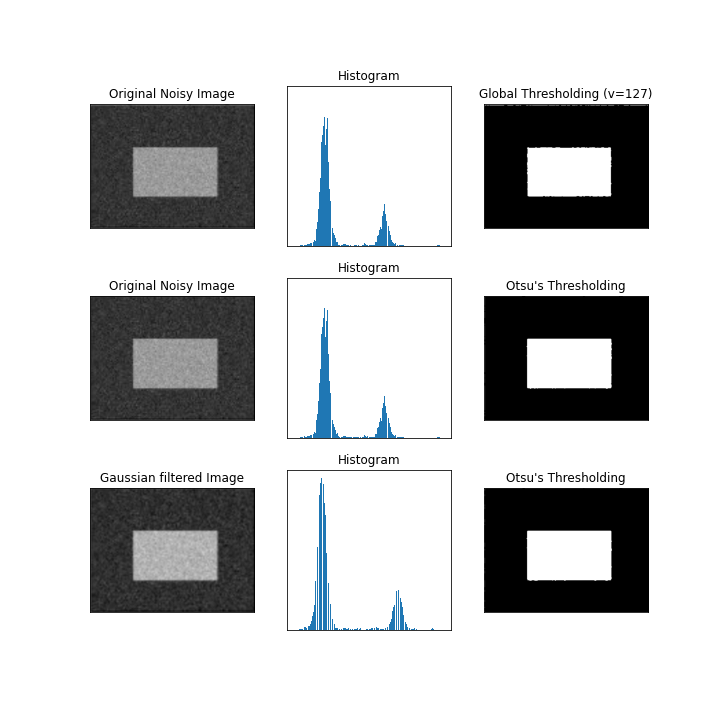

Recreate this plot in Python.
#%% OTSU'S THRESHOLD
import cv2
import numpy as np
import os
from matplotlib import pyplot as plt

images_path = 'C:/Users/Amar/Desktop/School/Artificial Vision/Labs/Lab5/Images_Thresholding'
image_name = 'Original noisy image.png'

# Obtaining relative path for image
image_relname = os.path.join(images_path, image_name)
FLAG_COLOR = 0 # Return a grayscale image
img_ori = cv2.imread(image_relname, FLAG_COLOR)

# Global thresholding of the original image
thr_glob, imag_thr_global = cv2.threshold(img_ori, 127, 255, cv2.THRESH_BINARY)

# Otsu's thresholding of the original image
thr_Otsu, imag_thr_Otsu = cv2.threshold(
 img_ori, 0, 255, cv2.THRESH_BINARY + cv2.THRESH_OTSU)

# Otsu's thresholding after Gaussian filtering
img_blur = cv2.GaussianBlur(img_ori, (5, 5), 0)
thr_Gaus, imag_thr_Gauss = cv2.threshold(
 img_blur, 0, 255, cv2.THRESH_BINARY + cv2.THRESH_OTSU)

# plot all the images and their histograms
images = [img_ori, 0, imag_thr_global,
 img_ori, 0, imag_thr_Otsu,
 img_blur, 0, imag_thr_Gauss]
titles = ['Original Noisy Image', 'Histogram', 'Global Thresholding (v=127)',
 'Original Noisy Image', 'Histogram', "Otsu's Thresholding",
 'Gaussian filtered Image', 'Histogram', "Otsu's Thresholding"]
plt.figure(figsize=(10, 10))

for i in range(3):
 plt.subplot(3, 3, i * 3 + 1), plt.imshow(images[i * 3], 'gray')
 plt.title(titles[i * 3]), plt.xticks([]), plt.yticks([])
 plt.subplot(3, 3, i * 3 + 2), plt.hist(images[i * 3].ravel(), 256)
 plt.title(titles[i * 3 + 1]), plt.xticks([]), plt.yticks([])
 plt.subplot(3, 3, i * 3 + 3), plt.imshow(images[i * 3 + 2], 'gray')
 plt.title(titles[i * 3 + 2]), plt.xticks([]), plt.yticks([])
plt.savefig('Section 4.png')
plt.show()
